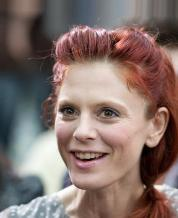
#> input picture src/backend/database_image/test/000002.jpg, 178 x 218 px, found by its file name; its folder holds 4 pictures in this run
$ python process_image.py
#> lines starting #> are read from the running program, lines starting #| are printed output that depends on the picture
import os
import numpy as np
from PIL import Image
from scipy.sparse.linalg import svds
from image_similarity import projected_query

import numpy as np

# [16 lines of commented-out code are left out]


def grayscale(filename):
#> called with filename = 'database_image/test/000002.jpg'
    image = Image.open(filename).resize((64, 64))
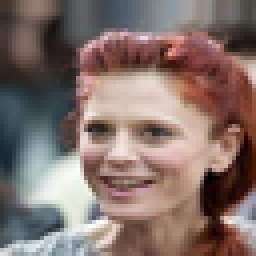
#> image: PIL image 64x64 RGB (shown 4 times larger); mean R, G, B 131.6, 112.9, 107.5
    grayscale_image= image.convert("L")
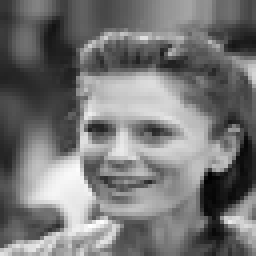
#> grayscale_image: PIL image 64x64 L (shown 4 times larger); min 0, max 255, mean 117.8
    grayscale_array = np.array(grayscale_image)
    grayscale_vector = grayscale_array.flatten()
#> grayscale_vector = 4096 values, max 255 at index 3606, min 0 at index 2868, mean 117.8
    return grayscale_vector

def standardize_images(image_arrays):
    image_stack = np.stack(image_arrays, axis=0)
    pixel_mean = np.mean(image_stack, axis=0)
    pixel_std = np.std(image_stack, axis=0)

    pixel_std[pixel_std == 0] = 1

    standardized_images = (image_stack - pixel_mean) / pixel_std
    # standardized_images = (image_stack - pixel_mean)
    # standardized_images = np.array(standardized_images, dtype=np.float32)

    return standardized_images, pixel_mean, pixel_std


# [4 lines of commented-out code are left out]

def proyeksi_data(U_k, standardized) :
    z = np.dot(standardized, U_k)
    return z

def process_images(folder_path):
    # print("gambar")
    image_arrays = []
    image_name_arrays = []

    # Baca semua file gambar di folder
    i = 0
    for filename in sorted(os.listdir(folder_path)):
        image_path = os.path.join(folder_path, filename)
        img_array = grayscale(image_path)
#> img_array has the same summary as grayscale_vector in grayscale
        image_arrays.append(img_array)

        image_name_array = []
        image_name_array.append(i)
        image_name_array.append(filename)
        image_name_arrays.append(image_name_array)
        i += 1
#> pass 2 of the loop in process_images, `for filename in sorted(os.listdir(folder_path)):`:
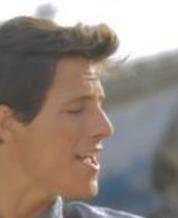
#> input picture src/backend/database_image/test/000003.jpg, 178 x 218 px, found by its file name
#> in grayscale (call 2), `image = Image.open(filename).resize((64, 64))`:
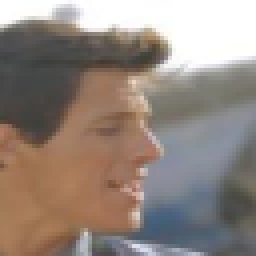
#> image: PIL image 64x64 RGB (shown 4 times larger); mean R, G, B 147.4, 134.6, 126.6
#> in grayscale (call 2), `grayscale_image= image.convert("L")`:
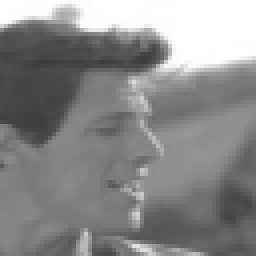
#> grayscale_image: PIL image 64x64 L (shown 4 times larger); min 60, max 255, mean 137.5
#> grayscale_vector = 4096 values, max 255 at index 0, min 60 at index 985, mean 137.5
#> img_array has the same summary as grayscale_vector in grayscale
#> pass 3 of the loop in process_images, `for filename in sorted(os.listdir(folder_path)):`:
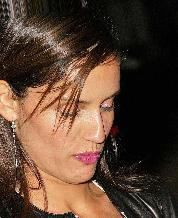
#> input picture src/backend/database_image/test/000004.jpg, 178 x 218 px, found by its file name
#> in grayscale (call 3), `image = Image.open(filename).resize((64, 64))`:
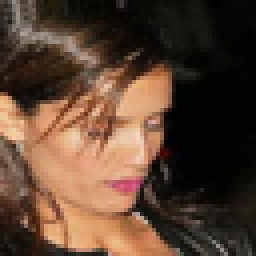
#> image: PIL image 64x64 RGB (shown 4 times larger); mean R, G, B 89.7, 65.9, 50.2
#> in grayscale (call 3), `grayscale_image= image.convert("L")`:
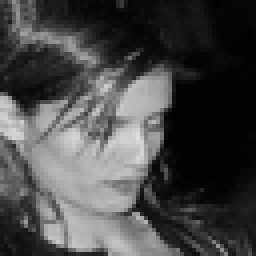
#> grayscale_image: PIL image 64x64 L (shown 4 times larger); min 1, max 222, mean 71.2
#> grayscale_vector = 4096 values, max 222 at index 2210, min 1 at index 700, mean 71.18
#> img_array has the same summary as grayscale_vector in grayscale
#> the loop made 4 passes; the first 3 are shown

    print()
    print("IMAGE DATA")
    print(image_name_arrays)

    standardized_images, avg_pixel, pixel_std = standardize_images(image_arrays)
    print()
    print("Standardized Image")
    row, col = standardized_images.shape
#> row = 4; col = 4096
    print("Row: " + str(row))
#| Row: 4
    print("Col: " + str(col))
#| Col: 4096
    print(standardized_images)
    print("========================================")

    #image_kovarians = matriks_kovarians(len(image_arrays),standardized_images)
    image_kovarians = np.cov(standardized_images, rowvar= False, dtype=np.float64)
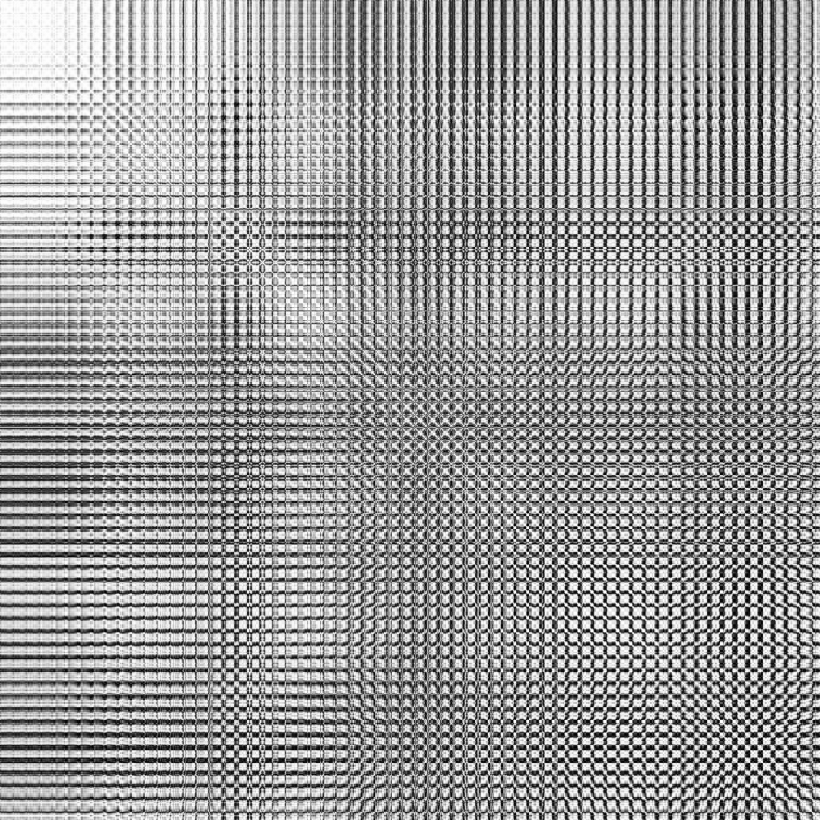
#> image_kovarians: shape (4096, 4096) float64 (shown at 1/5 size); min -1.33, max 1.33, mean 0.287; drawn with min black and max white
    # image_kovarians =  compute_covariance_in_chunks(standardized_images, 5000)
    row, col = image_kovarians.shape
#> row = 4096
    print()
    print("Kofarian")
    print("Row: "+ str(row))
#| Row: 4096
    print("Col: "+ str(col))
#| Col: 4096
    print(image_kovarians)
    print("========================================")

    k = 5
    np.random.seed(30)
    u, s, v = svds(image_kovarians, k=k)
    # u, s, v = np.linalg.svds(image_kovarians, full_matrices=False)
    U_k = u[:, :k]
    row, col = U_k.shape
#> col = 5
    print()
    print("U_k Matrix" )
    print("Row: " + str(row))
#| Row: 4096
    print("Col: " + str(col))
#| Col: 5
    print(U_k)
    print("========================================")

    projected_data = proyeksi_data(U_k, standardized_images)
    row, col = projected_data.shape
#> row = 4
    print()
    print("HASIL")
    print("Row: " + str(row))
#| Row: 4
    print("Col: " + str(col))
#| Col: 5
    print(projected_data)

    return projected_data, avg_pixel, U_k, image_name_arrays, pixel_std

######################################################

hasil_proses , avg_pixel, U_k, image_name_arrays, pixel_std = process_images("database_image/test")

# print(avg_pixel)

query_file = "database_image/test/lala1.jpg"
#> (the run stopped early here; a loop or call above may not have finished)
